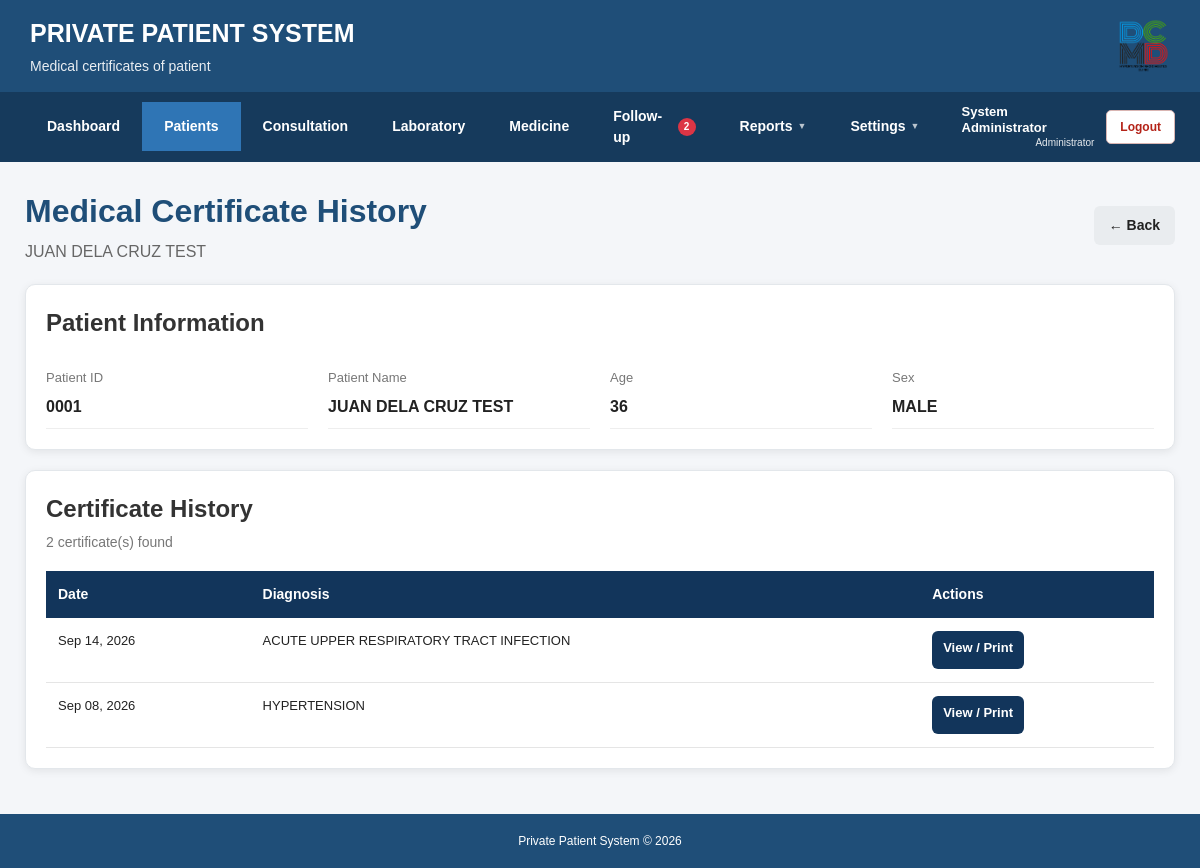
/private_patient_system/medical_certificates/index.php?id=12 (signed in), run on an earlier commit of the app's database.
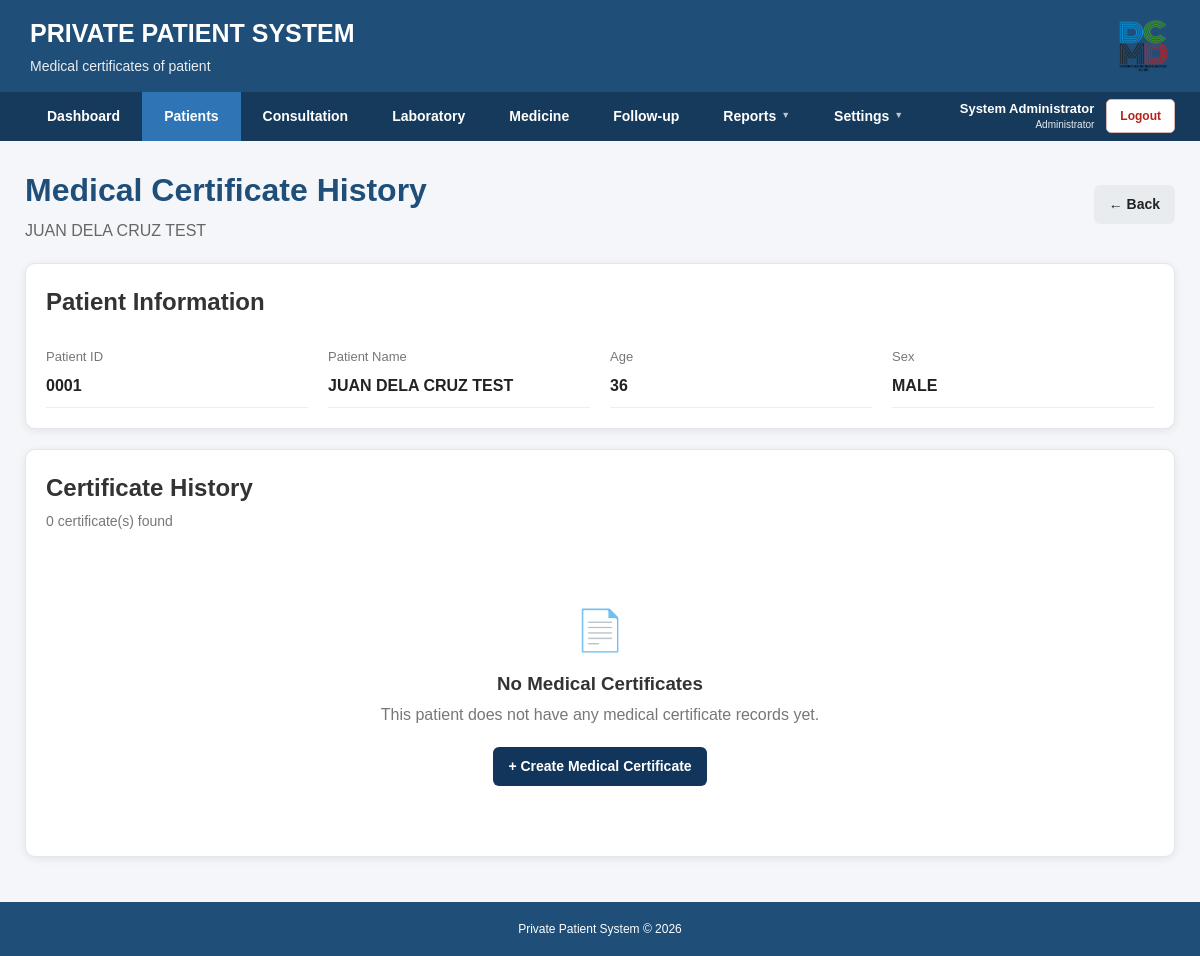
And on a later commit of the database.
### tables this page shows
CREATE TABLE IF NOT EXISTS `medical_certificates` (
  `id` int(11) NOT NULL AUTO_INCREMENT,
  `patient_id` int(11) NOT NULL,
  `consultation_id` int(11) DEFAULT NULL,
  `certificate_date` date NOT NULL,
  `purpose` varchar(255) NOT NULL,
  `diagnosis` text,
  `findings` text,
  `recommendations` text,
  `remarks` text,
  `created_at` timestamp NOT NULL DEFAULT CURRENT_TIMESTAMP,
  PRIMARY KEY (`id`)
);

### private_patient_system/medical_certificates/index.php (the view, shortened to what the changed rows need)
<?php
require_once "../config/database.php";
$patientId = isset($_GET["id"])
    ? intval($_GET["id"])
    : 0;
$stmt = $conn->prepare("
    SELECT
        id,
        certificate_date,
        diagnosis
    FROM medical_certificates
    WHERE patient_id = ?
    ORDER BY certificate_date DESC, id DESC
");
$stmt->bind_param(
    "i",
    $patientId
);
if (!$stmt->execute()) {
    $stmt->close();
    die("Unable to retrieve medical certificate history.");
}
$certificates = $stmt->get_result();
$activePage = "patients";
?>
<!DOCTYPE html>
<html lang="en">
<head>
    <?php include "../includes/header.php"; ?>
</head>
<body>
<?php include "../includes/navigation.php"; ?>
<main class="main-content">
    <div class="page-container">
        <div class="page-header">
            <div>
                <h1>
                    Medical Certificate History
                </h1>
            </div>
        </div>
        <div class="card patient-info-card">
            <div class="card-header">
                <h2>
                    Patient Information
                </h2>
            </div>
        </div>
        <div class="card">
            <div class="card-header">
                <div>
                    <h2>
                        Certificate History
                    </h2>
                    <p class="card-subtitle">
                        <?php
                        echo $certificates->num_rows;
                        ?>
                        certificate(s) found
                    </p>
                </div>
            </div>
            <?php if ($certificates->num_rows > 0): ?>
                <div class="table-responsive">
                    <table class="data-table">
                        <thead>
                            <tr>
                                <th>
                                    Date
                                </th>
                                <th>
                                    Diagnosis
                                </th>
                                <th>
                                    Actions
                                </th>
                            </tr>
                        </thead>
                        <tbody>
                        <?php while (
                            $certificate =
                            $certificates->fetch_assoc()
                        ): ?>
                            <tr>
                                <td>
                                    <?php
                                    if (
                                        !empty(
                                            $certificate[
                                                "certificate_date"
                                            ]
                                        )
                                    ) {
                                        echo htmlspecialchars(
                                            date(
                                                "M d, Y",
                                                strtotime(
                                                    $certificate[
                                                        "certificate_date"
                                                    ]
                                                )
                                            )
                                        );
                                    } else {
                                        echo "-";
                                    }
                                    ?>
                                </td>
                                <td>
                                    <?php
                                    if (
                                        !empty(
                                            $certificate["diagnosis"]
                                        )
                                    ) {
                                        $diagnosis =
                                            $certificate[
                                                "diagnosis"
                                            ];
                                        echo nl2br(
                                            htmlspecialchars(
                                                $diagnosis
                                            )
                                        );
                                    } else {
                                    ?>
                                        <span class="text-muted">
                                            —
                                        </span>
                                    <?php
                                    }
                                    ?>
                                </td>
                                <td>
                                    <div class="action-buttons">
                                        <a
                                            href="print.php?id=<?php echo intval($certificate["id"]); ?>"
                                            class="btn btn-small btn-primary"
                                            target="_blank"
                                        >
                                            View / Print
                                        </a>
                                    </div>
                                </td>
                            </tr>
                        <?php endwhile; ?>
                        </tbody>
                    </table>
                </div>
            <?php else: ?>
                <div class="empty-state">
                    <div class="empty-icon">
                        📄
                    </div>
                    <h3>
                        No Medical Certificates
                    </h3>
                    <p>
                        This patient does not have any
                        medical certificate records yet.
                    </p>
                    <a
                        href="add.php?patient_id=<?php echo $patientId; ?>"
                        class="btn btn-primary"
                    >
                        + Create Medical Certificate
                    </a>
                </div>
            <?php endif; ?>
        </div>
    </div>
</main>
<?php include "../includes/footer.php"; ?>
</body>
</html>

### private_patient_system/includes/navigation.php (shortened to what the changed rows need)
<?php
$followUpDueSoonCount = 0;
if (isset($conn)) {
    $followUpNotificationSql = "
        SELECT COUNT(*) AS total
        FROM consultations c
        INNER JOIN patients p
            ON c.patient_id = p.id
        WHERE
            UPPER(TRIM(p.status)) != 'DECEASED'
            AND c.follow_up_date IS NOT NULL
            AND (
                UPPER(TRIM(c.follow_up_status)) = 'PENDING'
                OR UPPER(TRIM(c.follow_up_status)) = 'ACTIVE'
            )
            AND c.follow_up_date >= CURDATE()
            AND c.follow_up_date <= DATE_ADD(CURDATE(), INTERVAL 7 DAY)
    ";
    $followUpNotificationResult = $conn->query(
        $followUpNotificationSql
    );
    if ($followUpNotificationResult) {
        $followUpNotificationRow =
            $followUpNotificationResult->fetch_assoc();
        if ($followUpNotificationRow) {
            $followUpDueSoonCount = intval(
                $followUpNotificationRow["total"]
            );
        }
    }
}
?>
<nav class="navigation">
    <div class="navigation-inner">
        <div class="navigation-menu">
            <a
                href="/private_patient_system/patients/follow_up.php?type=due"
                class="nav-link nav-follow-up <?php echo ($activePage == 'follow_up') ? 'active' : ''; ?>"
            >
                <span>
                    Follow-up
                </span>
                <?php if ($followUpDueSoonCount > 0) { ?>
                    <span class="follow-up-notification">
                        <?php
                        echo $followUpDueSoonCount;
                        ?>
                    </span>
                <?php } ?>
            </a>
        </div>
    </div>
</nav>

What changed in the data, as far as the page shows it:
removed medical_certificates: certificate_date "Sep 14, 2026", diagnosis "ACUTE UPPER RESPIRATORY TRACT INFECTION"
removed medical_certificates: certificate_date "Sep 08, 2026", diagnosis "HYPERTENSION"
Also different on the page:
$certificates->num_rows: "2" → "0"
$followUpDueSoonCount: "2" → (not shown)
text no longer shown: "Date Diagnosis Actions"
text now shown: "📄 No Medical Certificates This patient does not have any medical certificate records yet. + Create Medical Certificate"
